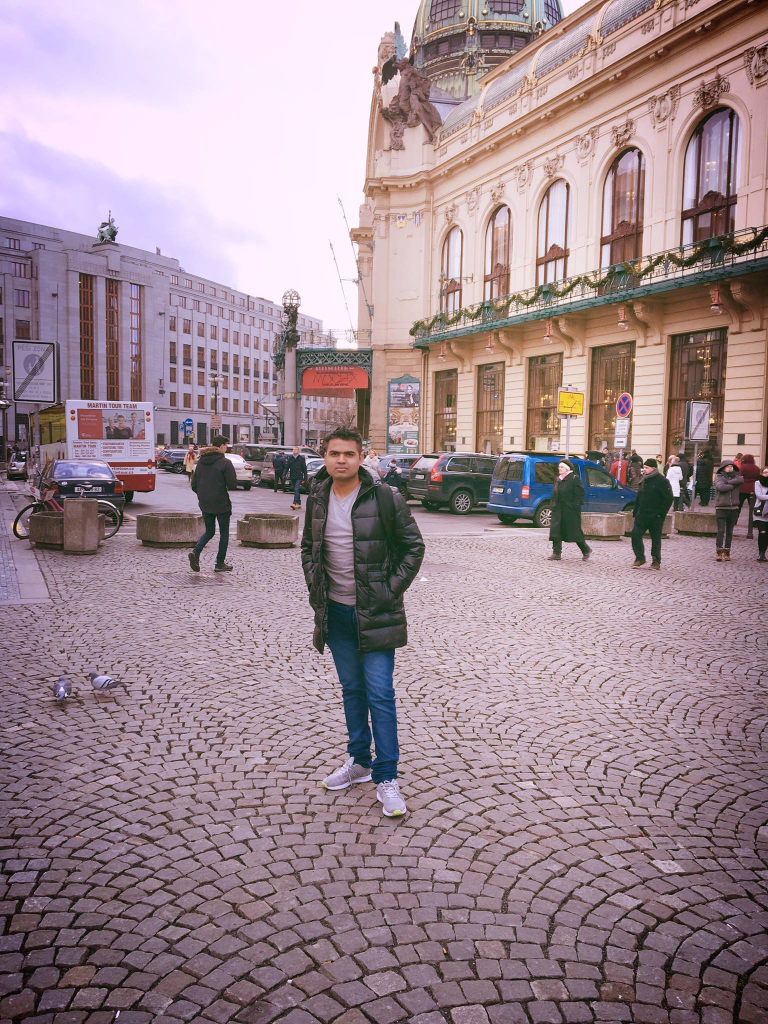
#> input picture obj det algo/yolov3/yolov3_v&i/Amit_prague.jpg, 1536 x 2048 px, found by its file name (shown at 1/2 size)
$ jupyter execute --allow-errors yolo-img.ipynb
#> lines starting #> are read from the running program, lines starting #| are printed output that depends on the picture
[cell 1]
import cv2
import numpy as np

#> (a cell that did not finish here is left out)

#> (a cell that did not finish here is left out)

#> (a cell that did not finish here is left out)

[cell 5]
#loading image
img = cv2.imread("Amit_prague.JPG")
#> img is the input picture: shape (2048, 1536, 3); mean B, G, R 145.2, 137, 158.1
img = cv2.resize(img,None,fx=0.4,fy=0.3)
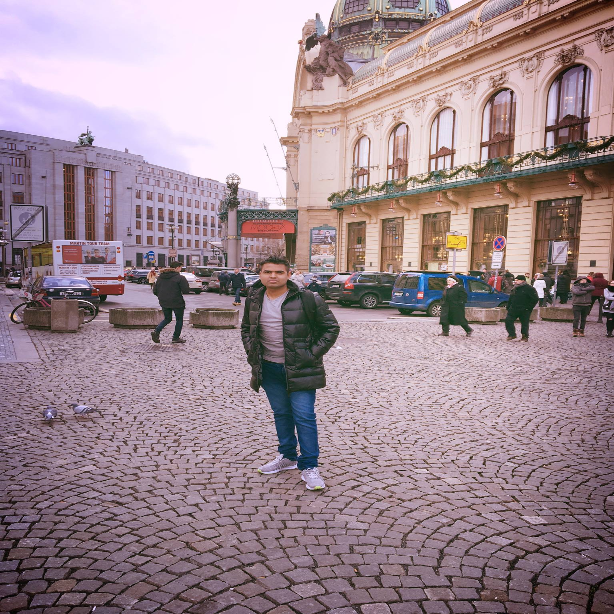
#> img: shape (614, 614, 3); mean B, G, R 145.2, 137, 158.1
height,width,channels = img.shape
#> height = 614; width = 614; channels = 3
